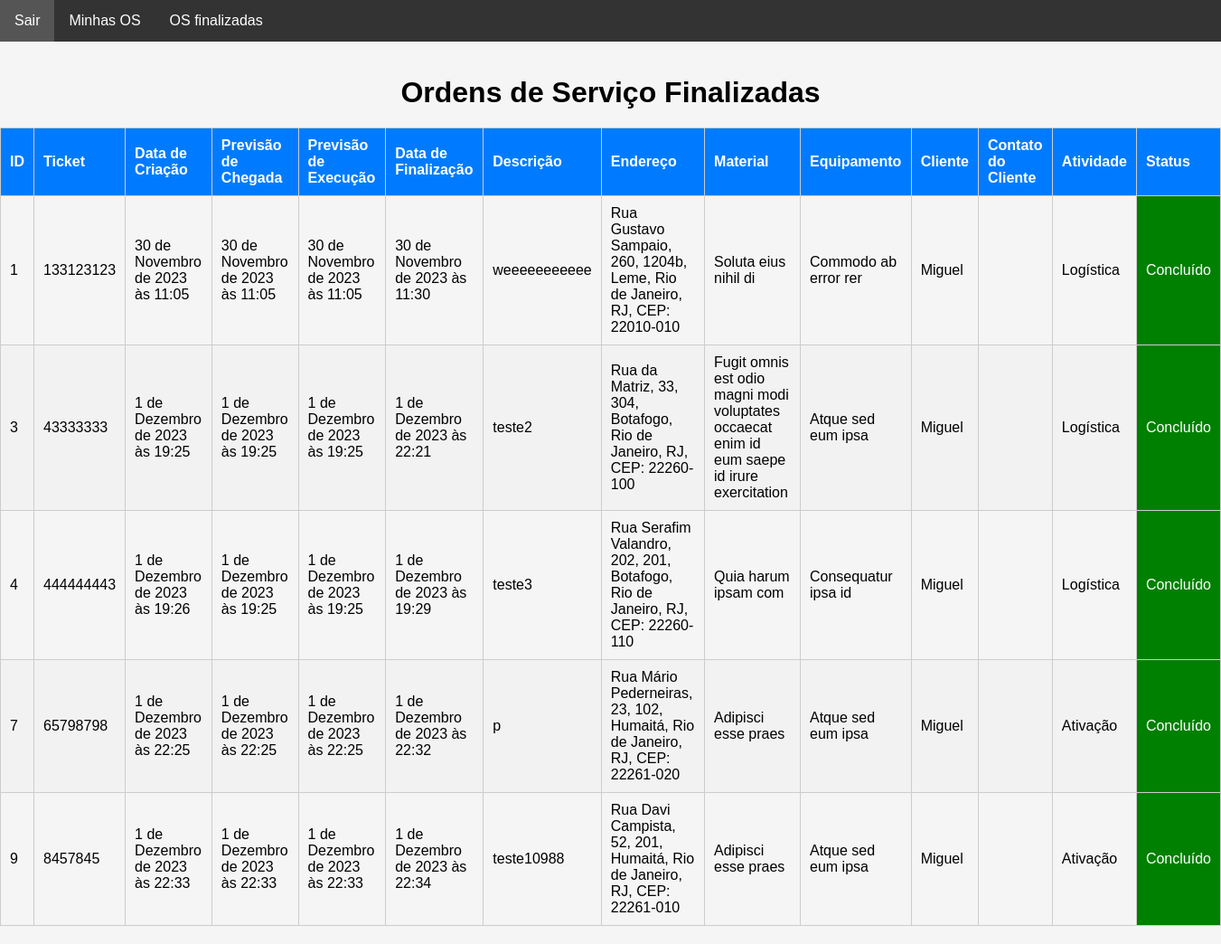
Page /main/os_finalizadas/ (signed in) on the committed database.
### staff/models.py (models this page shows, shortened)
class HistoricoOsFinalizada(models.Model):
    ordem_de_servico = models.ForeignKey(
        OrdemDeServico, on_delete=models.CASCADE, related_name="historico_os"
    )
    data_finalizada = models.DateTimeField(auto_now_add=True)
    nome_responsavel = models.CharField(max_length=30, null=False)
    rg_responsavel = models.CharField(max_length=12, null=False)
    observacoes = models.TextField(max_length=400)
    video = models.FileField(
        upload_to="videos/historico_os_finalizada/", null=True, blank=True
    )

class OrdemDeServico(models.Model):
    ticket = models.CharField(max_length=200, unique=True)
    tecnico = models.ForeignKey(
        CustomUser,
        on_delete=models.CASCADE,
        related_name="ordens_técnico",
        null=True,
        default=None,
    )
    staff = models.ForeignKey(
        CustomUser, on_delete=models.CASCADE, related_name="ordens_staff"
    )
    descricao = models.TextField(max_length=600)
    previsao_chegada = models.DateTimeField(editable=True)
    previsao_execucao = models.DateTimeField(editable=True)
    material = models.CharField(max_length=100, validators=[MinLengthValidator(3)])
    equipamento = models.CharField(max_length=100, validators=[MinLengthValidator(3)])
    data_criacao = models.DateTimeField(auto_now_add=True)
    cliente = models.ForeignKey(Cliente, on_delete=models.CASCADE)
    endereco = models.ForeignKey(Endereco, on_delete=models.CASCADE)
    contrato = models.CharField(max_length=700, null=True, blank=True)
    atividade = models.CharField(max_length=50, choices=ACTIVITY_CHOICES)
    status_tecnico = models.CharField(max_length=50, choices=TECNICAL_CHOICES)
    status = models.CharField(
        max_length=10, choices=STATUS_CHOICES, default="Aguardando"
    )
    atraso_em_minutos = models.CharField(max_length=50, choices=ATRASO_CHOICES)
    atraso_descricao = models.TextField(max_length=400)
    descricao_reagendamento = models.TextField(max_length=400)
    vezes_reagendada = models.IntegerField(default=0)
    aceite = models.BooleanField(default=False)

class Cliente(models.Model):
    nome = models.CharField(max_length=50, validators=[MinLengthValidator(3)])
    rg = models.CharField(max_length=12, validators=[MinLengthValidator(3)])
    telefone1 = models.CharField(max_length=15, validators=[MinLengthValidator(3)])
    telefone2 = models.CharField(max_length=15, validators=[MinLengthValidator(3)])
    def __str__(self):
        return self.nome

### authentication/models.py (models this page shows)
class Endereco(models.Model):
    cep = models.CharField(max_length=10)
    rua = models.CharField(max_length=30, validators=[MinLengthValidator(3)])
    bairro = models.CharField(max_length=20, validators=[MinLengthValidator(3)])
    cidade = models.CharField(max_length=20, validators=[MinLengthValidator(3)])
    estado = models.CharField(max_length=2, choices=STATE_CHOICES)
    numero = models.PositiveIntegerField(validators=[MinValueValidator(1)])
    complemento = models.CharField(max_length=100)
    def __str__(self):
        return f"{self.rua}, {self.numero}, {self.complemento}, {self.bairro}, {self.cidade}, {self.estado}, CEP: {self.cep}"

### main/views.py (the view)
# urls.py: path("os_finalizadas/", views.os_finalizadas, name="os_finalizadas"),
@user_passes_test(is_tecnico)
def os_finalizadas(request):
    try:
        user = request.user
        ordens_finalizadas = OrdemDeServico.objects.filter(
            tecnico=user, status="Concluído"
        )
        historicos = []
        for ordem in ordens_finalizadas:
            historicos_ordem = HistoricoOsFinalizada.objects.filter(
                ordem_de_servico=ordem
            )
            historicos.extend(historicos_ordem)
        return render(
            request,
            "os_finalizadas.html",
            {
                "ordens_finalizadas": ordens_finalizadas,
                "historicos": historicos,
                "user": user,
            },
        )
    except Exception as e:
        return render(request, "error.html", {"error_message": str(e)})

### main/helpers.py (called while the page is built)
def is_tecnico(user):
    return user.groups.filter(name="Técnico").exists()

### main/templates/os_finalizadas.html (shortened to what this page needs)
<!DOCTYPE html>
<html lang="en">
  <head>
  </head>
  <body>
    <nav class="navbar">
      <ul>
          <li><a href="{% url 'sair' %}">Sair</a></li>
          <li><a href="{% url 'minhas_ordens_de_servico' %}">Minhas OS</a></li>
          <li><a href="{% url 'ordens_finalizadas' %}">OS finalizadas</a></li>
      </ul>
  </nav>
  <br>
    <h1>Ordens de Serviço Finalizadas</h1>
    <table>
      <thead>
        <tr>
          <th>ID</th>
          <th>Ticket</th>
          <th>Data de Criação</th>
          <th>Previsão de Chegada</th>
          <th>Previsão de Execução</th>
          <th>Data de Finalização</th>
          <th>Descrição</th>
          <th>Endereço</th>
          <th>Material</th>
          <th>Equipamento</th>
          <th>Cliente</th>
          <th>Contato do Cliente</th>
          <th>Atividade</th>
          <th>Status</th>
        </tr>
      </thead>
      <tbody>
        {% for historico in historicos %}
        <tr>
          <td>{{ historico.ordem_de_servico.id }}</td>
          <td>{{ historico.ordem_de_servico.ticket }}</td>
          <td>{{ historico.ordem_de_servico.data_criacao }}</td>
          <td>{{ historico.ordem_de_servico.previsao_chegada }}</td>
          <td>{{ historico.ordem_de_servico.previsao_execucao }}</td>
          <td>{{ historico.data_finalizada }}</td>
          <td>{{ historico.ordem_de_servico.descricao }}</td>
          <td>{{ historico.ordem_de_servico.endereco }}</td>
          <td>{{ historico.ordem_de_servico.material }}</td>
          <td>{{ historico.ordem_de_servico.equipamento }}</td>
          <td>{{ historico.ordem_de_servico.cliente }}</td>
          <td>{{ historico.ordem_de_servico.contato_cliente }}</td>
          <td>{{ historico.ordem_de_servico.atividade }}</td>
          <td class="status-concluido">{{ historico.ordem_de_servico.status }}</td>
        </tr>
        {% endfor %}
      </tbody>
    </table>
  </body>
</html>

### main/templates/os_finalizadas.html (style rules this page uses)
* { margin: 0; padding: 0; box-sizing: border-box; }
body { font-family: Arial, sans-serif; background-color: #f5f5f5; margin: 0; padding: 0; }
h1 { text-align: center; margin-top: 20px; }
table { width: 100%; border-collapse: collapse; border-spacing: 0; margin: 20px auto; }
table td, table th { padding: 10px; border: 1px solid #ccc; text-align: left; }
table th { background-color: #007bff; color: #fff; }
table tr:nth-child(even) { background-color: #f2f2f2; }
.status-concluido { background-color: green; color: white; }
.navbar { background-color: #333; overflow: hidden; }
.navbar ul { list-style-type: none; }
.navbar li { float: left; }
.navbar a { display: block; color: white; text-align: center; padding: 14px 16px; text-decoration: none; }

### rows in the picture
HistoricoOsFinalizada: ordem_de_servico.id "1", ordem_de_servico.ticket "133123123", ordem_de_servico.data_criacao "30 de Novembro de 2023 às 11:05", ordem_de_servico.previsao_chegada "30 de Novembro de 2023 às 11:05", ordem_de_servico.previsao_execucao "30 de Novembro de 2023 às 11:05", data_finalizada "30 de Novembro de 2023 às 11:30", ordem_de_servico.descricao "weeeeeeeeeee", ordem_de_servico.endereco "Rua Gustavo Sampaio, 260, 1204b, Leme, Rio de Janeiro, RJ, CEP: 22010-010", ordem_de_servico.material "Soluta eius nihil di", ordem_de_servico.equipamento "Commodo ab error rer", ordem_de_servico.cliente "Miguel", ordem_de_servico.atividade "Logística", ordem_de_servico.status "Concluído"
HistoricoOsFinalizada: ordem_de_servico.id "3", ordem_de_servico.ticket "43333333", ordem_de_servico.data_criacao "1 de Dezembro de 2023 às 19:25", ordem_de_servico.previsao_chegada "1 de Dezembro de 2023 às 19:25", ordem_de_servico.previsao_execucao "1 de Dezembro de 2023 às 19:25", data_finalizada "1 de Dezembro de 2023 às 22:21", ordem_de_servico.descricao "teste2", ordem_de_servico.endereco "Rua da Matriz, 33, 304, Botafogo, Rio de Janeiro, RJ, CEP: 22260-100", ordem_de_servico.material "Fugit omnis est odio magni modi voluptates occaecat enim id eum saepe id irure exercitation", ordem_de_servico.equipamento "Atque sed eum ipsa", ordem_de_servico.cliente "Miguel", ordem_de_servico.atividade "Logística", ordem_de_servico.status "Concluído"
HistoricoOsFinalizada: ordem_de_servico.id "4", ordem_de_servico.ticket "444444443", ordem_de_servico.data_criacao "1 de Dezembro de 2023 às 19:26", ordem_de_servico.previsao_chegada "1 de Dezembro de 2023 às 19:25", ordem_de_servico.previsao_execucao "1 de Dezembro de 2023 às 19:25", data_finalizada "1 de Dezembro de 2023 às 19:29", ordem_de_servico.descricao "teste3", ordem_de_servico.endereco "Rua Serafim Valandro, 202, 201, Botafogo, Rio de Janeiro, RJ, CEP: 22260-110", ordem_de_servico.material "Quia harum ipsam com", ordem_de_servico.equipamento "Consequatur ipsa id", ordem_de_servico.cliente "Miguel", ordem_de_servico.atividade "Logística", ordem_de_servico.status "Concluído"
HistoricoOsFinalizada: ordem_de_servico.id "7", ordem_de_servico.ticket "65798798", ordem_de_servico.data_criacao "1 de Dezembro de 2023 às 22:25", ordem_de_servico.previsao_chegada "1 de Dezembro de 2023 às 22:25", ordem_de_servico.previsao_execucao "1 de Dezembro de 2023 às 22:25", data_finalizada "1 de Dezembro de 2023 às 22:32", ordem_de_servico.descricao "p", ordem_de_servico.endereco "Rua Mário Pederneiras, 23, 102, Humaitá, Rio de Janeiro, RJ, CEP: 22261-020", ordem_de_servico.material "Adipisci esse praes", ordem_de_servico.equipamento "Atque sed eum ipsa", ordem_de_servico.cliente "Miguel", ordem_de_servico.atividade "Ativação", ordem_de_servico.status "Concluído"
HistoricoOsFinalizada: ordem_de_servico.id "9", ordem_de_servico.ticket "8457845", ordem_de_servico.data_criacao "1 de Dezembro de 2023 às 22:33", ordem_de_servico.previsao_chegada "1 de Dezembro de 2023 às 22:33", ordem_de_servico.previsao_execucao "1 de Dezembro de 2023 às 22:33", data_finalizada "1 de Dezembro de 2023 às 22:34", ordem_de_servico.descricao "teste10988", ordem_de_servico.endereco "Rua Davi Campista, 52, 201, Humaitá, Rio de Janeiro, RJ, CEP: 22261-010", ordem_de_servico.material "Adipisci esse praes", ordem_de_servico.equipamento "Atque sed eum ipsa", ordem_de_servico.cliente "Miguel", ordem_de_servico.atividade "Ativação", ordem_de_servico.status "Concluído"
